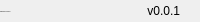
              <widget class="QFrame" name="bottomBar">
               <property name="minimumSize">
                <size>
                 <width>0</width>
                 <height>22</height>
                </size>
               </property>
               <property name="maximumSize">
                <size>
                 <width>16777215</width>
                 <height>22</height>
                </size>
               </property>
               <property name="frameShape">
                <enum>QFrame::NoFrame</enum>
               </property>
               <property name="frameShadow">
                <enum>QFrame::Raised</enum>
               </property>
               <layout class="QHBoxLayout" name="horizontalLayout_5">
                <property name="spacing">
                 <number>0</number>
                </property>
                <property name="leftMargin">
                 <number>0</number>
                </property>
                <property name="topMargin">
                 <number>0</number>
                </property>
                <property name="rightMargin">
                 <number>0</number>
                </property>
                <property name="bottomMargin">
                 <number>0</number>
                </property>
                <item>
                 <widget class="QLabel" name="creditsLabel">
                  <property name="maximumSize">
                   <size>
                    <width>16777215</width>
                    <height>16</height>
                   </size>
                  </property>
                  <property name="font">
                   <font>
                    <family>Yu Gothic</family>
                    <pointsize>-1</pointsize>
                    <italic>false</italic>
                    <bold>false</bold>
                   </font>
                  </property>
                  <property name="text">
                   <string>Powered by PyDracula</string>
                  </property>
                  <property name="alignment">
                   <set>Qt::AlignLeading|Qt::AlignLeft|Qt::AlignVCenter</set>
                  </property>
                 </widget>
                </item>
                <item>
                 <widget class="QLabel" name="version">
                  <property name="text">
                   <string>v0.0.1</string>
                  </property>
                  <property name="alignment">
                   <set>Qt::AlignRight|Qt::AlignTrailing|Qt::AlignVCenter</set>
                  </property>
                 </widget>
                </item>
                <item>
                 <widget class="QFrame" name="frame_size_grip">
                  <property name="minimumSize">
                   <size>
                    <width>20</width>
                    <height>0</height>
                   </size>
                  </property>
                  <property name="maximumSize">
                   <size>
                    <width>20</width>
                    <height>16777215</height>
                   </size>
                  </property>
                  <property name="frameShape">
                   <enum>QFrame::NoFrame</enum>
                  </property>
                  <property name="frameShadow">
                   <enum>QFrame::Raised</enum>
                  </property>
                 </widget>
                </item>
               </layout>
              </widget>
